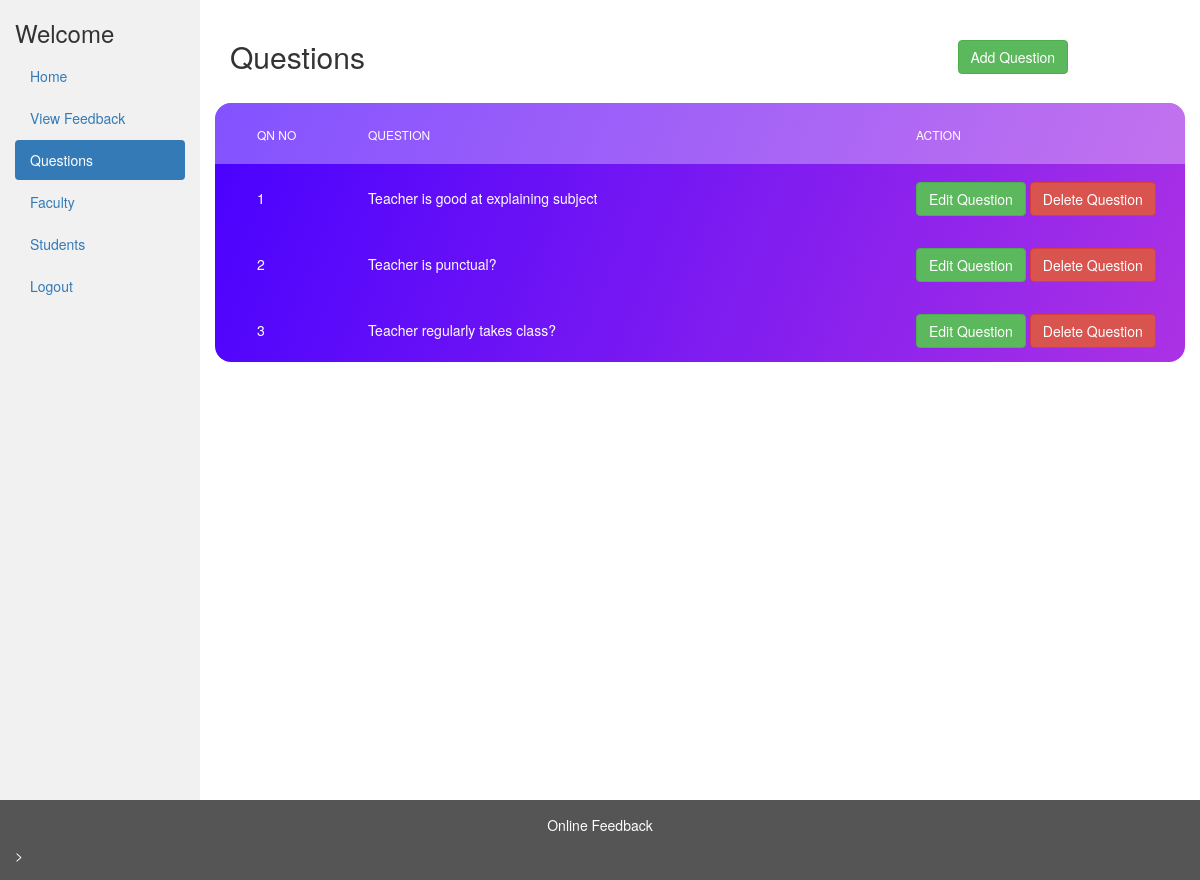
Page /admin/view_questions.php on the committed database.
### tables this page shows
CREATE TABLE `questions` (
  `qn_id` int(11) NOT NULL,
  `qn_name` varchar(500) NOT NULL
);

### admin/view_questions.php (the view, shortened to what this page needs)
<?php
include_once '../database/dbconfig.php';
?>
<!DOCTYPE html>
<html lang="en">
<head>
  <link rel="stylesheet" href="../vendor/bootstrap/css/bootstrap.min.css">
      <link
      rel="stylesheet"
      href="https://maxcdn.bootstrapcdn.com/bootstrap/3.4.1/css/bootstrap.min.css"
    />
    <link rel="stylesheet" type="text/css" href="../css/main.css" />
</head>
<body>
  <div class="container-fluid">
    <div class="row content">
    <div class="col-sm-2 sidenav">
      <h3>Welcome <?php echo ($_SESSION['login_user']); ?></h3>
      <ul class="nav nav-pills nav-stacked">
        <li><a href="admin_dashboard.php">Home</a></li>
        <li><a href="view_feedback.php">View Feedback</a></li>
        <li class="active"><a href="view_questions.php">Questions</a></li>
        <li><a href="view_faculty.php">Faculty</a></li>
        <li><a href="view_students.php">Students</a></li>
        <li><a href="../logout.php">Logout</a></li>
      </ul><br>
    </div>
      <div class="col-sm-10">
        <br />
        <div class="container-fluid">
          <div class="row">
            <div class="col-md-9"><h2>Questions</h2></div><br />
            <div class="col-md-3">
              <button class="open-button btn btn-success" onclick="openAddForm()">Add Question</button>
            </div>
          </div>
        </div>
        <br />
        <div class="table100 ver6 m-b-110">
          <table data-vertable="ver6" id="questions">
            <thead>
              <tr class="row100 head">
                <th class="column100 column1" data-column="column1">
                  Qn No
                </th>
                <th class="column100 column2" data-column="column2">
                  Question
                </th>
                <th class="column100 column3" data-column="column3">
                  Action
                </th>
              </tr>
            </thead>
            <tbody>
              <?php
$sql = 'SELECT * FROM `questions`';
$result = mysqli_query($conn, $sql);
$count = 0;
while ($rows = mysqli_fetch_array($result)) {
    $count++;
    ?>
              <tr class="row100 data">
                <td class="column100 column1 value" data-column="column1">
                  <?php echo $count; ?>
                </td>
                <td class="column100 column2 value" data-column="column2">
                  <?php echo $rows['qn_name']; ?>
                </td>
                <td class="column100 column3 row" data-column="column3">
                <button class="open-button btn btn-success" onclick="openForm('<?php echo $rows['qn_id'] ?>', '<?php echo $rows['qn_name'] ?>')">Edit Question</button>
                <button class="open-button btn btn-danger" onclick="openDelForm('<?php echo $rows['qn_id'] ?>', '<?php echo $rows['qn_name'] ?>')">Delete Question</button>
                </td>
              </tr>
              <?php
}
?>
            </tbody>
          </table>
        </div>
      </div>
    </div>
  </div>
  <footer class="container-fluid">
    <center>
      <p>Online Feedback</p>
    </center>>
  </footer>
</body>
</html>

### css/main.css (style rules this page uses)
button { outline: none !important; border: none; background: transparent; }
table { width: 100%; background-color: #fff; }
th, td { font-weight: unset; padding-right: 10px; }
.column100 { width: 130px; padding-left: 25px; }
.column100.column1 { width: 0px; padding-left: 42px; }
.column100.column2 { width: 300px; }
.row100.head th { padding-top: 24px; padding-bottom: 20px; }
.row100 td { padding-top: 18px; padding-bottom: 14px; }
.table100.ver6 { border-radius: 16px; overflow: hidden; background: #7918f2; background: -webkit-linear-gradient(-68deg, #ac32e4 , #4801ff); background: -o-linear-gradient(-68deg, #ac32e4 , #4801ff); background: -moz-linear-gradient(-68deg, #ac32e4 , #4801ff); background: linear-gradient(-68deg, #ac32e4 , #4801ff); }
.table100.ver6 table { background-color: transparent; }
.table100.ver6 td { font-size: 14px; color: #fff; line-height: 1.4; }
.table100.ver6 th { font-size: 12px; color: #fff; line-height: 1.4; text-transform: uppercase; background-color: rgba(255,255,255,0.32); }

### admin/view_questions.php (style rules this page uses)
.row.content { height: 800px }
.sidenav { background-color: #f1f1f1; height: 100%; }
footer { background-color: #555; color: white; padding: 15px; }

### rows in the picture
questions: qn_name "Teacher is good at explaining subject"
questions: qn_name "Teacher is punctual?"
questions: qn_name "Teacher regularly takes class?"
